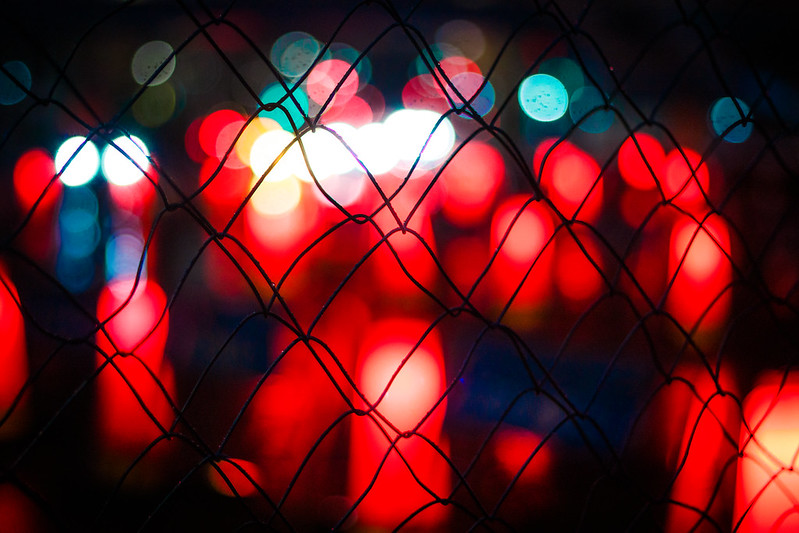
#> input picture Week5/lights.jpg, 799 x 533 px, found by its file name
$ python image_processing.py
#> lines starting #> are read from the running program, lines starting #| are printed output that depends on the picture
import cv2  # opencv modules
from PIL import Image, ImageFilter  # classes from pillow

filename = '../PE8_gstepler/lights.jpg'
'''
img = cv2.imread(filename)

cv2.namedWindow('My Image')
cv2.moveWindow('My Image', 900, 400)
cv2.imshow('My Image', img)
cv2.waitKey(0)  # this delays the close until a keypress is registered

# grayscale image
gray = cv2.cvtColor(img, cv2.COLOR_BGR2GRAY)
cv2.imshow('Gray Image', gray)
key = cv2.waitKey(0)
# saving grayscale version of the image
if key == ord('s'):
    cv2.imwrite('gray_'+filename, gray)
'''

img = Image.open(filename)
#> img is the input picture: PIL image 799x533 RGB; mean R, G, B 95.4, 30.6, 35.3
# img.show()
sharp = img.filter(ImageFilter.SHARPEN)
# sharp.show()
blur = img.filter(ImageFilter.BLUR)
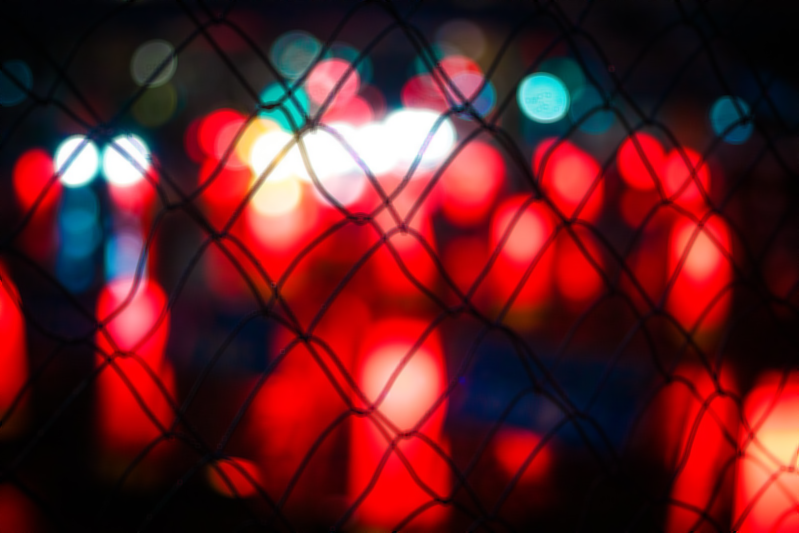
#> blur: PIL image 799x533 RGB; mean R, G, B 95.5, 30.7, 35.3
# blur.show()

img.thumbnail((128, 128))
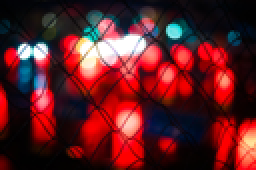
#> img: PIL image 128x85 RGB (shown 2 times larger); mean R, G, B 95.2, 30.5, 35.2
img.save('thumb_'+filename)

small = img.resize((16,16))
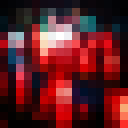
#> small: PIL image 16x16 RGB (shown 8 times larger); mean R, G, B 95.1, 30.5, 35.2
small.save('small_'+filename)
small.show()
